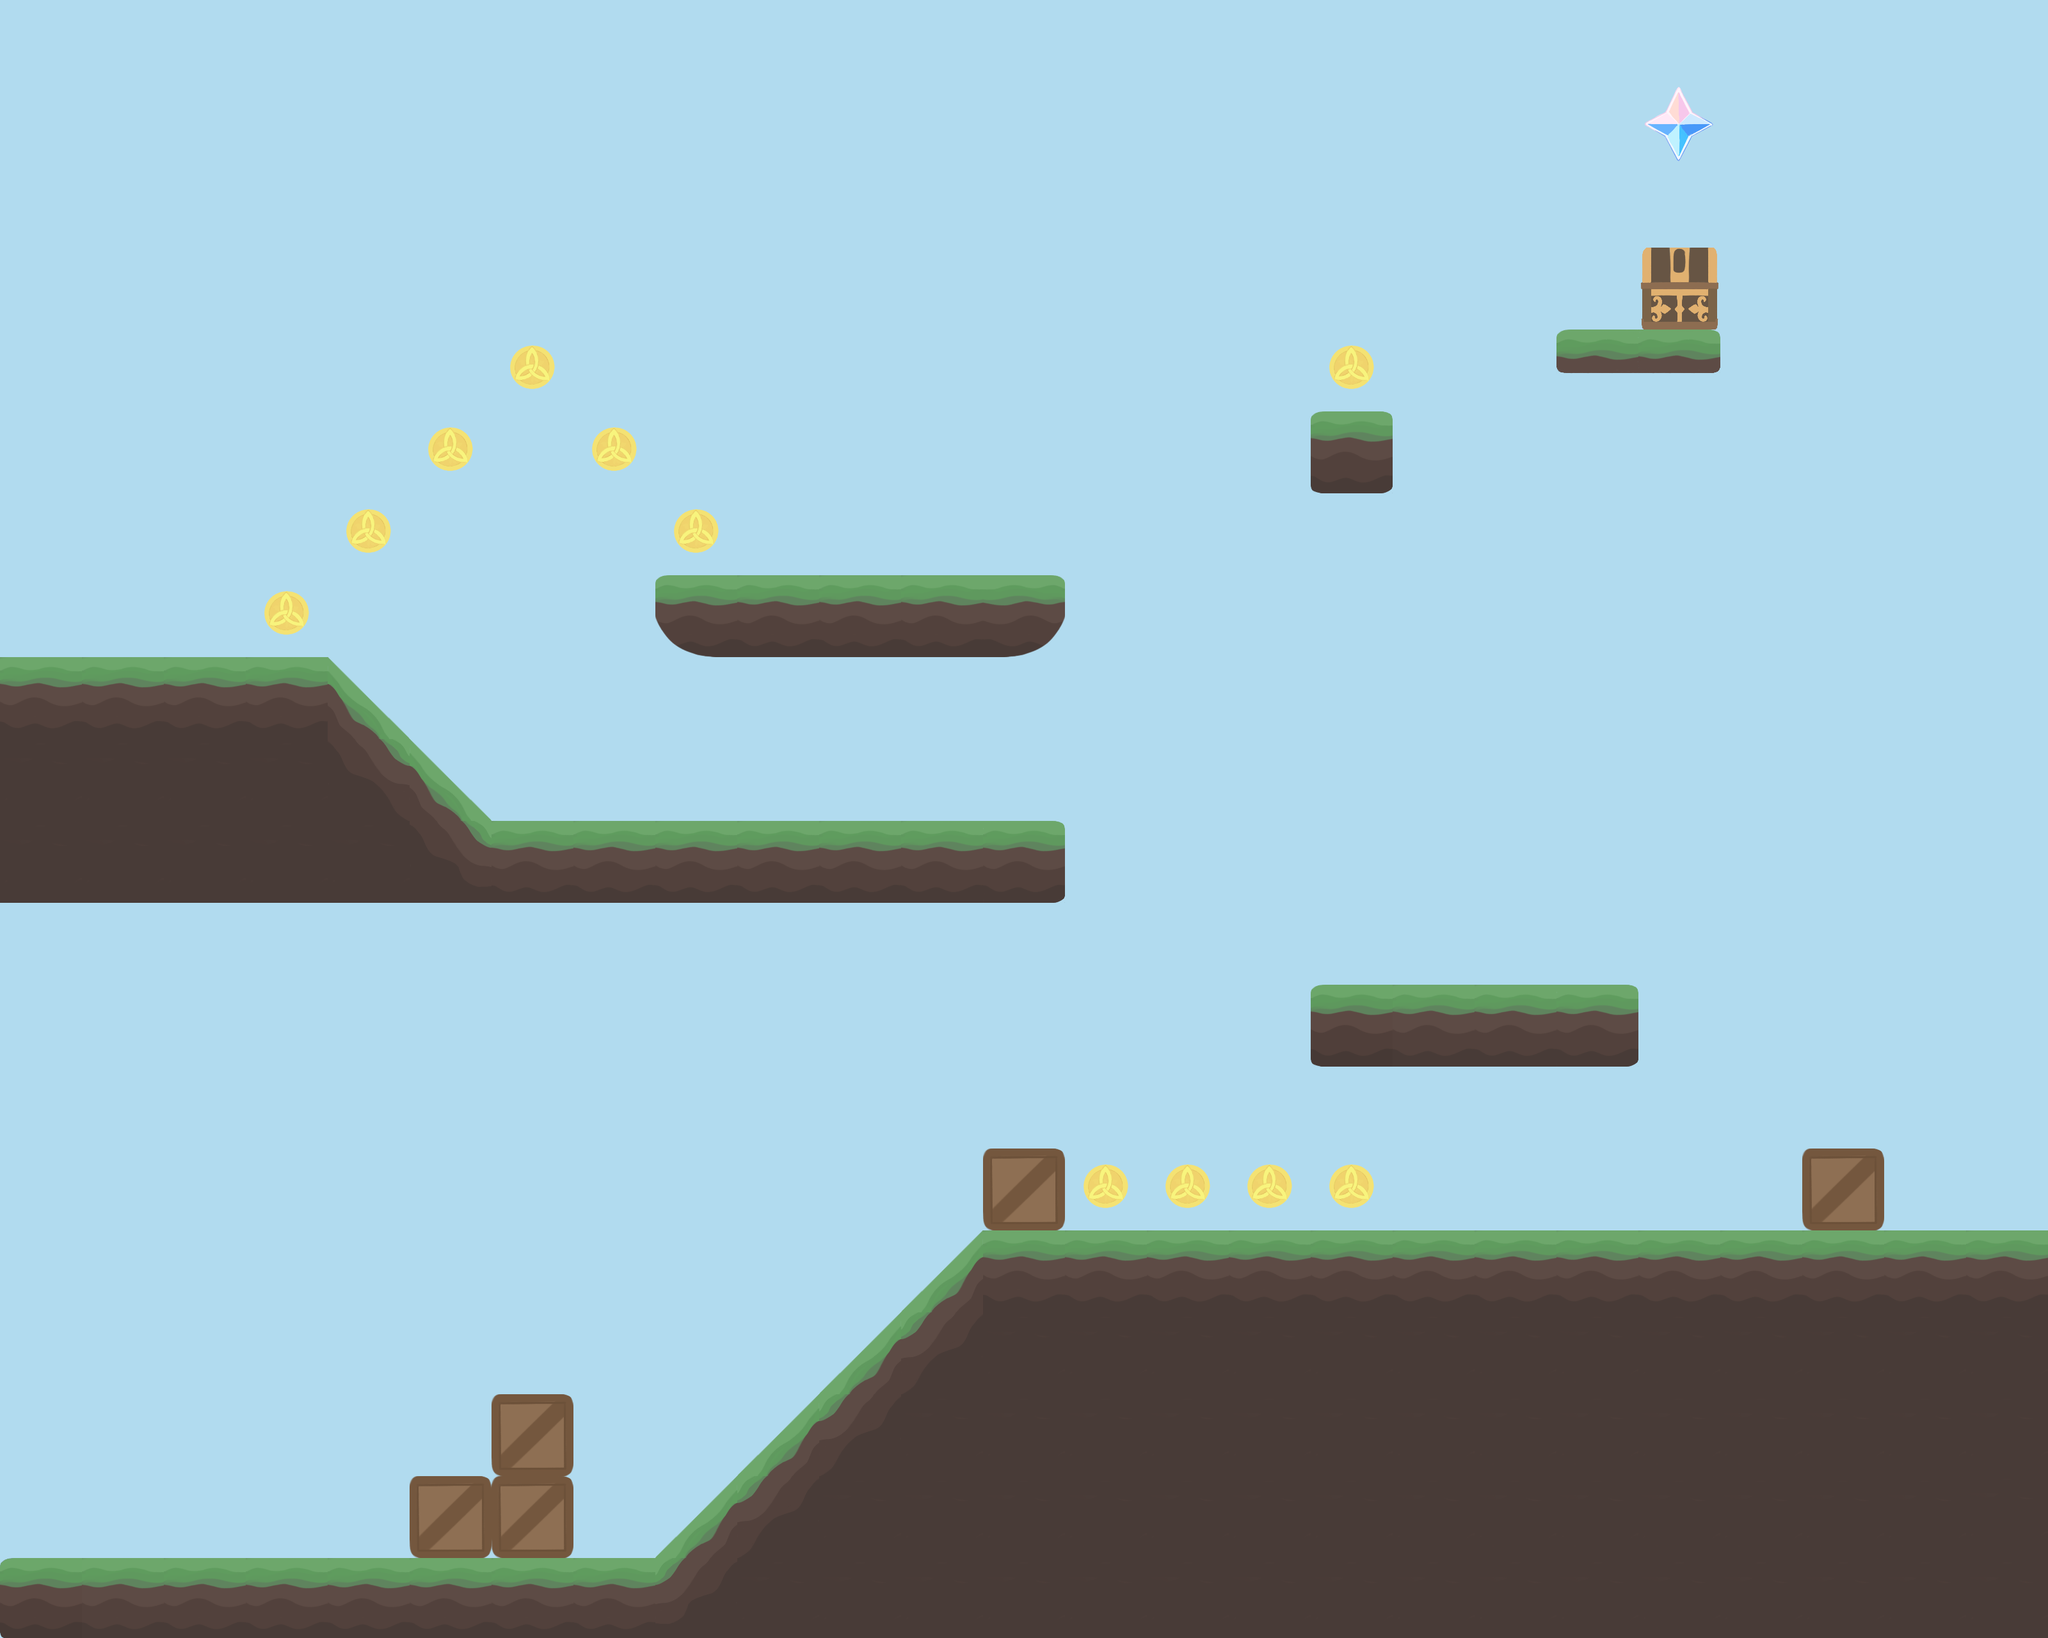

A level layout from a 2D game, rendered from its tile map. Below: a short description, then the map file with tile-grid data replaced by summaries:
An orthogonal 25x20 tile map with 128x128 px tiles, 2 tile layers (platforms, coins) and 11 objects.

<map version="1.5" tiledversion="1.7.0" orientation="orthogonal" renderorder="right-down" width="25" height="20" tilewidth="128" tileheight="128" infinite="0" backgroundcolor="#b1dbef" nextlayerid="5" nextobjectid="1">
 <tileset firstgid="1" name="myTiles" tilewidth="128" tileheight="128" tilecount="23" columns="0">
  <grid orientation="orthogonal" width="1" height="1" />
  <tile id="2">
   <image width="128" height="128" source="sprites/blocks/grassLeft.png" />
   <objectgroup draworder="index" id="2">
    <object id="1" x="15.875" y="0.125">
     <polygon points="0,0 -5.75,0.875 -10.25,3.5 -13.625,6 -15.25,9.75 -16.25,12.75 -15.75,117.75 -14.125,122.5 -10.125,125.375 -3.75,127.5 3.375,128.125 112.625,127.875 112.25,-0.375" />
    </object>
   </objectgroup>
  </tile>
  <tile id="3">
   <image width="128" height="128" source="sprites/blocks/grassMid.png" />
  </tile>
  <tile id="4">
   <image width="128" height="128" source="sprites/blocks/grassRight.png" />
   <objectgroup draworder="index" id="2">
    <object id="1" x="112.875" y="0.125">
     <polygon points="0,0 6.5,0.5 12,3.25 14.625,8.125 15.375,11.5 15.5,118.125 13.25,121 7.875,125.5 -0.25,128.125 -112.875,128.125 -112.75,0.125" />
    </object>
   </objectgroup>
  </tile>
  <tile id="5">
   <image width="128" height="128" source="sprites/blocks/grass.png" />
   <objectgroup draworder="index" id="2">
    <object id="1" x="17.75" y="0">
     <polygon points="0,0 -8.75,1.125 -13.5,5 -16.875,8 -17.875,11.75 -17.75,117.875 -15.25,122.375 -9.75,125.625 -1.75,128.125 95.875,128 102.875,125.25 109.125,121.25 110.875,117.375 110.25,10 107.625,4.5 101.375,1.25 96.75,-0.25" />
    </object>
   </objectgroup>
  </tile>
  <tile id="6">
   <image width="128" height="128" source="sprites/blocks/grassCliffLeft.png" />
   <objectgroup draworder="index" id="2">
    <object id="1" x="17.5" y="0">
     <polygon points="0,0 -8.5,1.625 -13.25,4.75 -16.5,8.75 -17.75,11.75 -17.375,65.875 -9.375,83.125 7.625,103.875 22.75,115.25 45.875,123.125 57,125.625 75.375,128.25 110.75,128.125 110.5,-0.25" />
    </object>
   </objectgroup>
  </tile>
  <tile id="7">
   <image width="128" height="128" source="sprites/blocks/grassCliffRight.png" />
   <objectgroup draworder="index" id="2">
    <object id="1" x="111.25" y="-0.125">
     <polygon points="0,0 10.375,2.75 16.375,8.125 16.75,12 16.875,65.875 8.25,83 -5.125,101 -19.75,113.25 -37.25,120.625 -61.75,126.875 -77.375,128.5 -110.875,128.375 -111.25,0.25" />
    </object>
   </objectgroup>
  </tile>
  <tile id="10">
   <image width="128" height="128" source="sprites/blocks/grassHalf.png" />
   <objectgroup draworder="index" id="2">
    <object id="1" x="18.5" y="-0.125">
     <polygon points="0,0 -9.125,2.375 -16.125,6.875 -18.5,11.75 -18.5,59 -15.25,64.75 -10.875,68 102.25,67.875 105.875,65.125 110,59.25 109.25,9.875 105.375,3.625 95.5,-0.125" />
    </object>
   </objectgroup>
  </tile>
  <tile id="11">
   <image width="128" height="128" source="sprites/blocks/grassHalfLeft.png" />
   <objectgroup draworder="index" id="2">
    <object id="1" x="16.75" y="0">
     <polygon points="111.625,67.625 111.5,0.25 0,0 -8.875,1.625 -14.25,6.25 -16.75,10.5 -16.75,59.125 -13.625,64.25 -9.25,67 -3.875,67.625" />
    </object>
   </objectgroup>
  </tile>
  <tile id="12">
   <image width="128" height="128" source="sprites/blocks/grassHalfMid.png" />
   <objectgroup draworder="index" id="2">
    <object id="1" x="-0.5" y="68">
     <polygon points="0,0 128.875,-0.25 128.625,-68.25 0.5,-67.875" />
    </object>
   </objectgroup>
  </tile>
  <tile id="13">
   <image width="128" height="128" source="sprites/blocks/grassHalfRight.png" />
   <objectgroup draworder="index" id="2">
    <object id="1" x="0.25" y="0">
     <polygon points="0,0 0,67.75 118.125,68.125 123.375,65.875 127,62 128.125,58.75 127.625,10.625 125.125,4.75 119.25,1.25 113.5,-0.25" />
    </object>
   </objectgroup>
  </tile>
  <tile id="16">
   <image width="128" height="128" source="sprites/items/chest.png" />
  </tile>
  <tile id="17">
   <image width="128" height="128" source="sprites/items/crate.png" />
  </tile>
  <tile id="18">
   <image width="128" height="128" source="sprites/items/moraBig.png" />
  </tile>
  <tile id="19">
   <image width="128" height="128" source="sprites/items/moraSmall.png" />
  </tile>
  <tile id="20">
   <image width="128" height="128" source="sprites/items/primogemLarge.png" />
  </tile>
  <tile id="21">
   <image width="128" height="128" source="sprites/items/primogemSmall.png" />
  </tile>
  <tile id="29">
   <image width="128" height="128" source="sprites/blocks/dirt.png" />
  </tile>
  <tile id="39">
   <image width="128" height="128" source="sprites/blocks/grassCornerLeft.png" />
  </tile>
  <tile id="40">
   <image width="128" height="128" source="sprites/blocks/grassCornerRight.png" />
  </tile>
  <tile id="43">
   <image width="128" height="128" source="sprites/blocks/grassHillLeftMid.png" />
  </tile>
  <tile id="44">
   <image width="128" height="128" source="sprites/blocks/grassHillRightMid.png" />
  </tile>
  <tile id="45">
   <image width="128" height="128" source="sprites/blocks/grassHillLeft.png" />
   <objectgroup draworder="index" id="2">
    <object id="1" x="0" y="127.875">
     <polygon points="0,0 128,-127.75 128.125,-0.25" />
    </object>
   </objectgroup>
  </tile>
  <tile id="46">
   <image width="128" height="128" source="sprites/blocks/grassHillRight.png" />
   <objectgroup draworder="index" id="2">
    <object id="1" x="0" y="0.25">
     <polygon points="0,0 127.875,127.75 0.125,127.875" />
    </object>
   </objectgroup>
  </tile>
 </tileset>
 <layer id="1" name="platforms" width="25" height="20" offsetx="1.13687e-13" offsety="3.0303">
  <data>[500 cells, 129 non-empty, 17 distinct tile ids]</data>
 </layer>
 <layer id="4" name="coins" width="25" height="20">
  <data>[500 cells, 13 non-empty, 3 distinct tile ids]</data>
 </layer>
</map>
